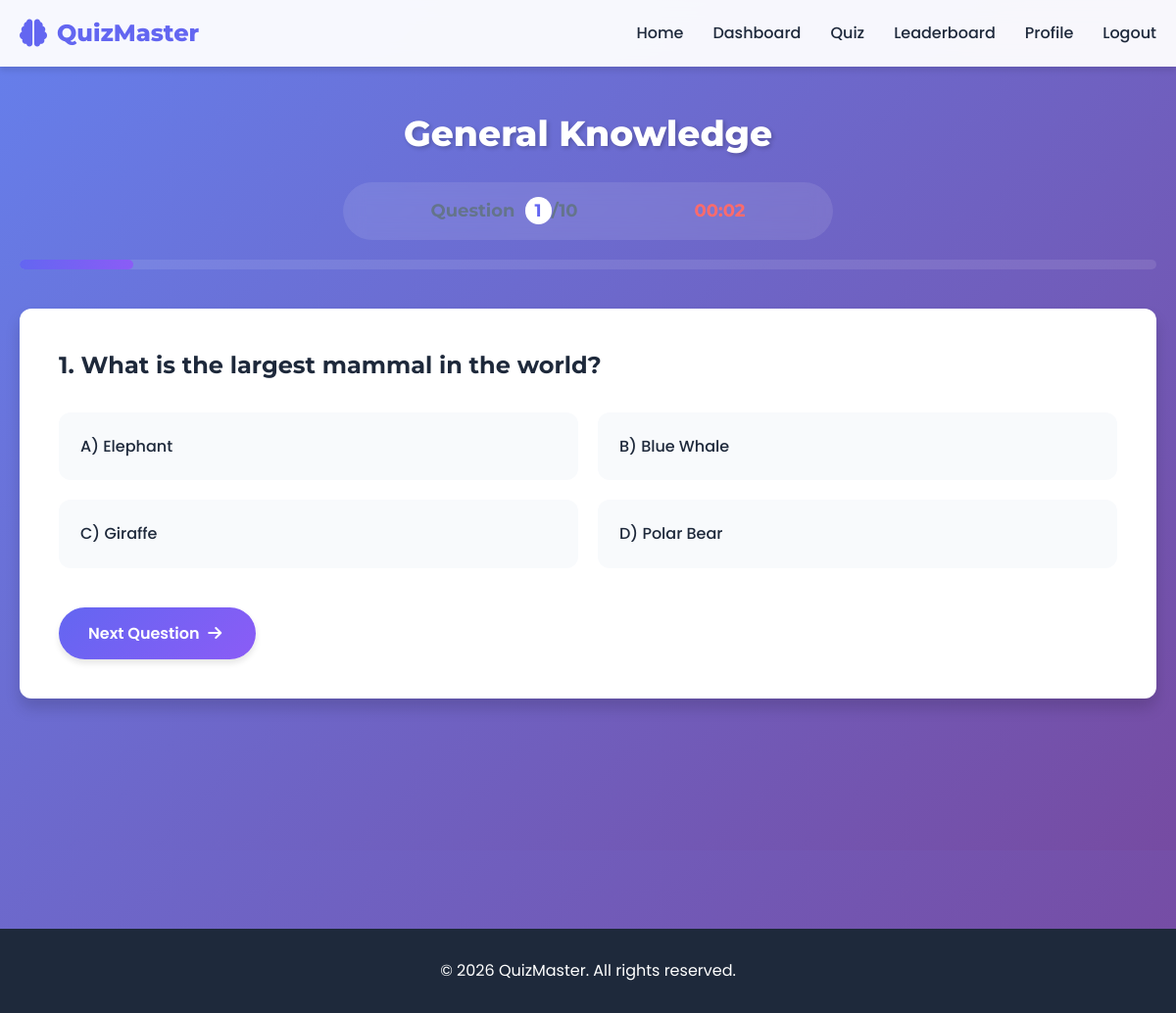
The app's page /game/play/1 (signed in) with its own data.
### models/game.py (models this page shows)
class Category(db.Model):
    __tablename__ = 'categories'
    category_id = db.Column(db.Integer, primary_key=True)
    category_name = db.Column(db.String(100), nullable=False)
    category_description = db.Column(db.Text)
    category_image = db.Column(db.String(255))
    created_date = db.Column(db.DateTime, default=datetime.utcnow)
    status = db.Column(db.String(10), default='active')
    questions = db.relationship('Question', backref='category', lazy=True)
    game_results = db.relationship('GameResult', backref='category', lazy=True)

class Question(db.Model):
    __tablename__ = 'questions'
    question_id = db.Column(db.Integer, primary_key=True)
    category_id = db.Column(db.Integer, db.ForeignKey('categories.category_id'), nullable=False)
    question_text = db.Column(db.Text, nullable=False)
    option_a = db.Column(db.String(255), nullable=False)
    option_b = db.Column(db.String(255), nullable=False)
    option_c = db.Column(db.String(255), nullable=False)
    option_d = db.Column(db.String(255), nullable=False)
    correct_answer = db.Column(db.String(1), nullable=False)
    difficulty_level = db.Column(db.String(10), default='medium')
    points = db.Column(db.Integer, default=10)
    explanation = db.Column(db.Text)
    created_date = db.Column(db.DateTime, default=datetime.utcnow)
    status = db.Column(db.String(10), default='active')

### routes/game.py (the view)
@game_bp.route('/play/<int:category_id>')
def play_quiz(category_id):
    if 'user_id' not in session:
        return redirect(url_for('auth.login'))
    from models.game import Category, Question
    category = Category.query.get_or_404(category_id)
    questions = Question.query.filter_by(
        category_id=category_id,
        status='active'
    ).order_by(db.func.random()).limit(10).all()
    if len(questions) < 10:
        flash('Not enough questions in this category', 'error')
        return redirect(url_for('game.quiz'))
    session['quiz_questions'] = [q.question_id for q in questions]
    session['quiz_category'] = category_id
    session['quiz_start_time'] = datetime.utcnow().isoformat()
    return render_template('play.html',
                         category=category.category_name,
                         questions=questions,
                         category_id=category_id)

### templates/play.html (shortened to what this page needs)
{% extends "base.html" %}
{% block content %}
<section class="quiz-play-section">
    <div class="container">
        <div class="quiz-header">
            <h2>{{ category }}</h2>
            <div class="quiz-info">
                <span class="question-count">Question <span id="current-question">1</span>/{{ questions|length }}</span>
                <span class="timer" id="timer">00:00</span>
            </div>
            <div class="progress-container">
                <div class="progress-bar" id="progress-bar" style="width: 10%;"></div>
            </div>
        </div>
        <form id="quiz-form" action="{{ url_for('game.submit_quiz') }}" method="POST">
            <div id="questions-container">
                {% for question in questions %}
                <div class="question-box" id="question-{{ loop.index }}" style="display: {% if loop.index == 1 %}block{% else %}none{% endif %};" data-question-id="{{ question.question_id }}">
                    <h3 class="question-text">{{ loop.index }}. {{ question.question_text }}</h3>
                    <div class="options-grid">
                        <label class="option">
                            <span class="option-text">A) {{ question.option_a }}</span>
                        </label>
                        <label class="option">
                            <span class="option-text">B) {{ question.option_b }}</span>
                        </label>
                        <label class="option">
                            <span class="option-text">C) {{ question.option_c }}</span>
                        </label>
                        <label class="option">
                            <span class="option-text">D) {{ question.option_d }}</span>
                        </label>
                    </div>
                    <div class="question-navigation">
                        <button type="button" class="btn btn-primary" onclick="nextQuestion()" id="next-btn">
                            {% if loop.index == questions|length %}
                            <i class="fas fa-check"></i> Submit Quiz
                            {% else %}
                            Next Question <i class="fas fa-arrow-right"></i>
                            {% endif %}
                        </button>
                    </div>
                </div>
                {% endfor %}
            </div>
        </form>
    </div>
</section>
{% endblock %}

### static/css/style.css (style rules this page uses)
* { margin: 0; padding: 0; box-sizing: border-box; }
:root { --primary-color: #6366f1; --primary-dark: #4f46e5; --secondary-color: #8b5cf6; --accent-color: #ec4899; --success-color: #10b981; --danger-color: #ef4444; --warning-color: #f59e0b; --dark-color: #1e293b; --light-color: #f8fafc; --gray-color: #64748b; --border-radius: 12px; --box-shadow: 0 4px 6px rgba(0, 0, 0, 0.1); --box-shadow-hover: 0 10px 15px rgba(0, 0, 0, 0.15); --transition: all 0.3s ease; }
body { font-family: 'Poppins', sans-serif; background: linear-gradient(135deg, #667eea 0%, #764ba2 100%); color: var(--dark-color); line-height: 1.6; }
.container { max-width: 1200px; margin: 0 auto; padding: 0 20px; }
.btn { display: inline-block; padding: 12px 30px; border: none; border-radius: 50px; font-family: 'Poppins', sans-serif; font-weight: 600; font-size: 16px; cursor: pointer; transition: var(--transition); text-align: center; text-decoration: none; box-shadow: var(--box-shadow); }
.btn-primary { background: linear-gradient(135deg, var(--primary-color), var(--secondary-color)); color: white; }
.btn i { margin-right: 8px; }

### static/css/quiz.css (style rules this page uses)
.question-count { font-size: 14px; color: var(--gray-color); font-weight: 500; transition: var(--transition); }

### static/css/play.css (style rules this page uses)
.quiz-play-section { min-height: 100vh; background: linear-gradient(135deg, #667eea 0%, #764ba2 100%); padding: 40px 0; color: white; }
.quiz-header { text-align: center; margin-bottom: 40px; }
.quiz-header h2 { font-family: 'Montserrat', sans-serif; font-size: 36px; font-weight: 800; margin-bottom: 10px; text-shadow: 2px 2px 4px rgba(0, 0, 0, 0.2); }
.quiz-info { display: flex; justify-content: space-around; align-items: center; background: rgba(255, 255, 255, 0.1); padding: 15px 30px; border-radius: 50px; backdrop-filter: blur(10px); max-width: 500px; margin: 20px auto 0; }
.question-count, .timer { font-family: 'Montserrat', sans-serif; font-size: 18px; font-weight: 700; }
.question-count span { color: var(--primary-color); background: white; padding: 3px 10px; border-radius: 20px; margin-left: 5px; }
.timer { color: #ff6b6b; }
.question-box { background: white; border-radius: var(--border-radius); padding: 40px; box-shadow: var(--box-shadow-hover); color: var(--dark-color); animation: slideInUp 0.5s ease; }
.question-text { font-family: 'Montserrat', sans-serif; font-size: 24px; font-weight: 700; margin-bottom: 30px; line-height: 1.5; }
.options-grid { display: grid; grid-template-columns: 1fr 1fr; gap: 20px; margin-bottom: 40px; }
.option { display: block; padding: 20px; background: #f8fafc; border-radius: var(--border-radius); cursor: pointer; transition: var(--transition); border: 2px solid transparent; }
.option-text { display: block; font-size: 16px; font-weight: 500; transition: var(--transition); }
.question-navigation { display: flex; justify-content: space-between; gap: 15px; }
.question-navigation .btn { padding: 14px 30px; font-size: 16px; border-radius: 50px; }
.question-navigation .btn i { margin: 0 5px; }
.progress-container { width: 100%; background: rgba(255, 255, 255, 0.1); border-radius: 10px; margin: 20px 0; overflow: hidden; }
.progress-bar { height: 10px; background: linear-gradient(90deg, var(--primary-color), var(--secondary-color)); border-radius: 10px; transition: width 0.3s ease; }

### records on screen
Category: category_name "General Knowledge"
Question: question_text "What is the largest mammal in the world?", option_a "Elephant", option_b "Blue Whale", option_c "Giraffe", option_d "Polar Bear"

### other values on screen
{{ questions|length }} "10"
